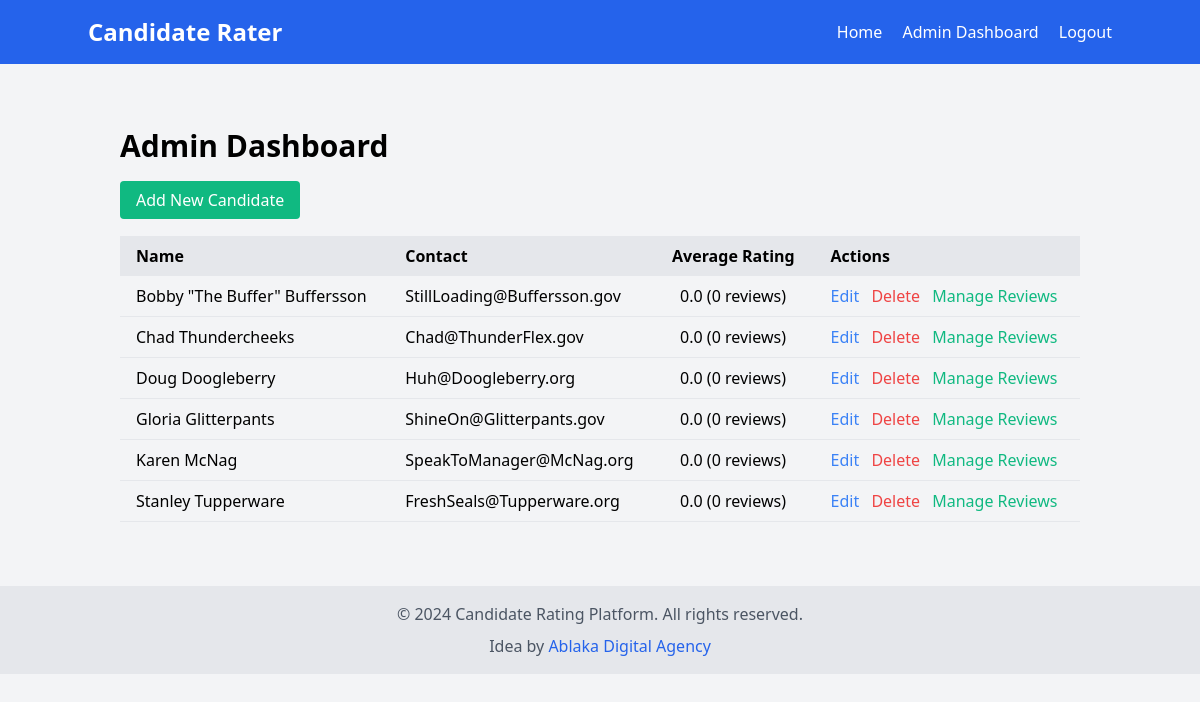
The app's page /admin/dashboard (signed in) with its own data.
### models.py (models this page shows, shortened)
class Candidate(db.Model):
    id = db.Column(db.Integer, primary_key=True)
    name = db.Column(db.String(100), nullable=False)
    bio = db.Column(db.Text, nullable=False)
    contact = db.Column(db.String(100), nullable=False)
    photo = db.Column(db.String(100), nullable=False)
    phone = db.Column(db.Text, nullable=True)
    website = db.Column(db.Text, nullable=True)
    social_media = db.Column(db.Text, nullable=True)
    reviews = db.relationship('Review', backref='candidate', lazy=True)
    average_rating = db.Column(db.Float, default=0.0)

### main.py (the view)
@app.route('/admin/dashboard')
def admin_dashboard():
    if 'admin_id' not in session:
        flash('Please log in to access the admin dashboard', 'error')
        return redirect(url_for('admin_login'))
    candidates = Candidate.query.all()
    return render_template('admin/dashboard.html', candidates=candidates)

### templates/admin/dashboard.html (shortened to what this page needs)
{% extends "base.html" %}
{% block content %}
<div class="container mx-auto px-4 py-8">
    <h1 class="text-3xl font-bold mb-6">Admin Dashboard</h1>
    <div class="mb-6">
        <a href="{{ url_for('admin_add_candidate') }}" class="bg-green-500 text-white px-4 py-2 rounded hover:bg-green-600">Add New Candidate</a>
    </div>
    <div class="overflow-x-auto">
        <table class="w-full table-auto">
            <thead>
                <tr class="bg-gray-200">
                    <th class="px-4 py-2 text-left">Name</th>
                    <th class="px-4 py-2 text-left">Contact</th>
                    <th class="px-4 py-2 text-left">Average Rating</th>
                    <th class="px-4 py-2 text-left">Actions</th>
                </tr>
            </thead>
            <tbody>
                {% for candidate in candidates %}
                <tr class="border-b">
                    <td class="px-4 py-2">{{ candidate.name }}</td>
                    <td class="px-4 py-2">{{ candidate.contact }}</td>
                    <td class="px-4 py-2">
                        <div class="flex items-center">
                                {% set rating = candidate.average_rating|default(0)|float %}
                            <span>{{ "%.1f"|format(rating) }} ({{ candidate.reviews|length }} reviews)</span>
                        </div>
                    </td>
                    <td class="px-4 py-2">
                        <a href="{{ url_for('admin_edit_candidate', id=candidate.id) }}" class="text-blue-500 hover:underline mr-2">Edit</a>
                        <form action="{{ url_for('admin_delete_candidate', id=candidate.id) }}" method="POST" class="inline">
                            <button type="submit" class="text-red-500 hover:underline" onclick="return confirm('Are you sure you want to delete this candidate?')">Delete</button>
                        </form>
                        <a href="{{ url_for('admin_manage_reviews', candidate_id=candidate.id) }}" class="text-green-500 hover:underline ml-2">Manage Reviews</a>
                    </td>
                </tr>
                {% endfor %}
            </tbody>
        </table>
    </div>
</div>
{% endblock %}

### records on screen
Candidate: name "Bobby \"The Buffer\" Buffersson", contact "StillLoading@Buffersson.gov", average_rating "0.0", reviews|length "0"
Candidate: name "Chad Thundercheeks", contact "Chad@ThunderFlex.gov", average_rating "0.0", reviews|length "0"
Candidate: name "Doug Doogleberry", contact "Huh@Doogleberry.org", average_rating "0.0", reviews|length "0"
Candidate: name "Gloria Glitterpants", contact "ShineOn@Glitterpants.gov", average_rating "0.0", reviews|length "0"
Candidate: name "Karen McNag", contact "SpeakToManager@McNag.org", average_rating "0.0", reviews|length "0"
Candidate: name "Stanley Tupperware", contact "FreshSeals@Tupperware.org", average_rating "0.0", reviews|length "0"
